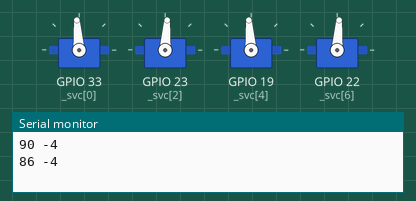
The sketch below on a simulated ESP32. Shown: 4 × servo, the last lines printed to the serial monitor.

Above: at 0.05 s.
At 0.2 s:
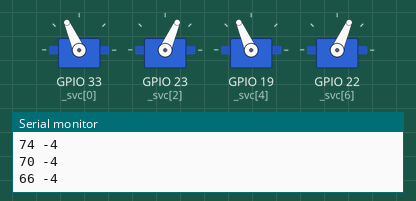
At 0.4 s:
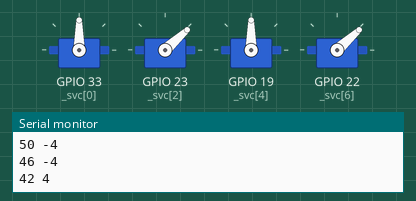
At 0.75 s:
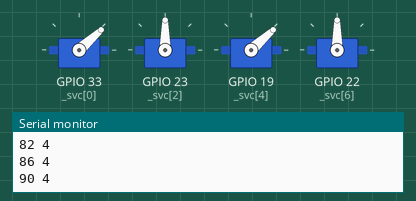
At 1.1 s:
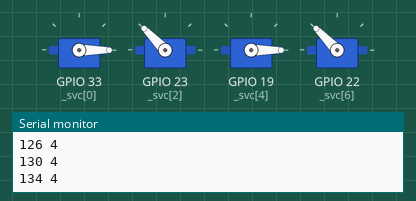
At 1.45 s:
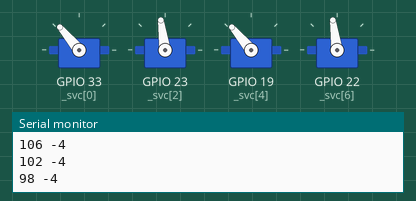
Timing chart, 0 to 3.4 s (numbered marks = the images above):
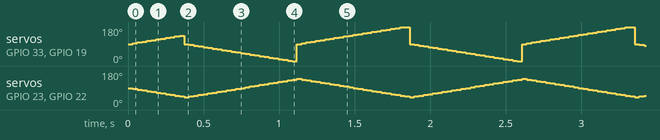

The sketch:

ChrmWalk.ino
```cpp
#include <ESP32Servo.h>

#define SERVO_MAX   (4)

#define LIM_DEG     (45)
#define MAX_DEG     (180 - LIM_DEG)
#define MIN_DEG     (  0 + LIM_DEG)
#define WALK_DELAY  (30)
#define WALK_STEP   (-4)

#define MIN_uSEC ( 600)
#define MAX_uSEC (2500)

enum {RIGHT_TOES = 0, RIGHT_HIP, LEFT_TOES, LEFT_HIP};
enum {FWD = 0, BACK, LEFT, RIGHT};
typedef struct {
  int pin;    // pin no.
  int deg;    // degree
} SERVO_T;
Servo sv[SERVO_MAX];

SERVO_T _svc[SERVO_MAX] = {
  33, 90,
  23, 90,
  19, 90,
  22, 90,
};
static int _lr = 0;

void setDeg(int hipdeg, int toesdeg)
{
  _svc[RIGHT_HIP].deg = hipdeg;
  _svc[LEFT_HIP].deg = hipdeg;
  _svc[RIGHT_TOES].deg = (180 - toesdeg);
  _svc[LEFT_TOES].deg = (180 - toesdeg);
}

void execServo() {
  for (int i = 0; i < SERVO_MAX; i++) {
    sv[i].write(_svc[i].deg);
  }
  delay(WALK_DELAY);
}

void walk(int fb)
{
  static int hipdeg = 90;
  static int toesdeg = 90;
  static int stp = WALK_STEP;

  Serial.printf("%d %d\n", hipdeg, stp);
  setDeg(hipdeg, toesdeg);
  execServo();
  hipdeg += stp;
  toesdeg += stp;
  if ((hipdeg <= MIN_DEG) || (hipdeg >= MAX_DEG)) {
    stp = -stp;
    toesdeg = 90;
    _lr = (_lr + 1) % (SERVO_MAX / 2);
  }

}

void turn(int lr)
{
}

void setup() {
  Serial.begin( 115200 );
  for (int i = 0; i < SERVO_MAX; i++) {
    sv[i].setPeriodHertz(50);
    sv[i].attach(_svc[i].pin, MIN_uSEC, MAX_uSEC);
    sv[i].write (_svc[i].deg);
  }
}

void loop()
{
  walk(FWD);
  delay(1);
}
```
